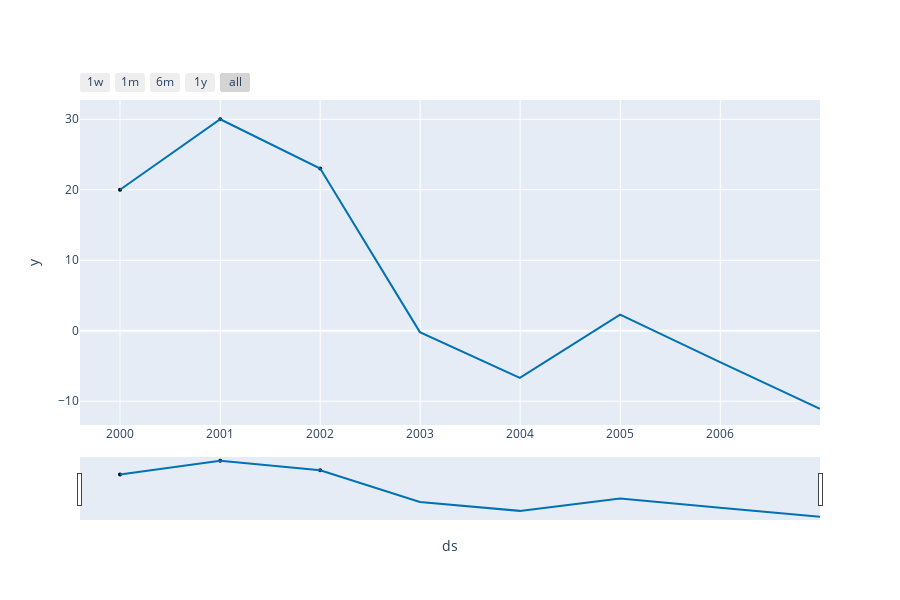

The notebook cell this image was saved under:
### Code cell
# Python
from prophet.plot import plot_plotly

plot_plotly(m, forecast)

### Figure 1 — Plotly figure (JSON) as saved in the notebook; plotly's stock layout.template omitted (floating-point values rounded to 4 significant figures)
{"data": [{"marker": {"color": "black", "size": 4}, "mode": "markers", "name": "Actual", "type": "scatter", "x": ["2000-01-01T00:00:00", "2001-01-01T00:00:00", "2002-01-01T00:00:00"], "y": [20, 30, 23]}, {"hoverinfo": "skip", "line": {"width": 0}, "mode": "lines", "type": "scatter", "x": ["2000-01-01T00:00:00", "2001-01-01T00:00:00", "2002-01-01T00:00:00", "2002-12-31T00:00:00", "2003-12-31T00:00:00", "2004-12-31T00:00:00", "2005-12-31T00:00:00", "2006-12-31T00:00:00"], "y": [20.0, 30.0, 23.0, -0.1954, -6.691, 2.3, -4.438, -11.06]}, {"fill": "tonexty", "fillcolor": "rgba(0, 114, 178, 0.2)", "line": {"color": "#0072B2", "width": 2}, "mode": "lines", "name": "Predicted", "type": "scatter", "x": ["2000-01-01T00:00:00", "2001-01-01T00:00:00", "2002-01-01T00:00:00", "2002-12-31T00:00:00", "2003-12-31T00:00:00", "2004-12-31T00:00:00", "2005-12-31T00:00:00", "2006-12-31T00:00:00"], "y": [20.0, 30.0, 23.0, -0.1954, -6.691, 2.3, -4.438, -11.06]}, {"fill": "tonexty", "fillcolor": "rgba(0, 114, 178, 0.2)", "hoverinfo": "skip", "line": {"width": 0}, "mode": "lines", "type": "scatter", "x": ["2000-01-01T00:00:00", "2001-01-01T00:00:00", "2002-01-01T00:00:00", "2002-12-31T00:00:00", "2003-12-31T00:00:00", "2004-12-31T00:00:00", "2005-12-31T00:00:00", "2006-12-31T00:00:00"], "y": [20.0, 30.0, 23.0, -0.1954, -6.691, 2.3, -4.438, -11.06]}], "layout": {"height": 600, "showlegend": false, "width": 900, "xaxis": {"rangeselector": {"buttons": [{"count": 7, "label": "1w", "step": "day", "stepmode": "backward"}, {"count": 1, "label": "1m", "step": "month", "stepmode": "backward"}, {"count": 6, "label": "6m", "step": "month", "stepmode": "backward"}, {"count": 1, "label": "1y", "step": "year", "stepmode": "backward"}, {"step": "all"}]}, "rangeslider": {"visible": true}, "title": {"text": "ds"}, "type": "date"}, "yaxis": {"title": {"text": "y"}}}}
